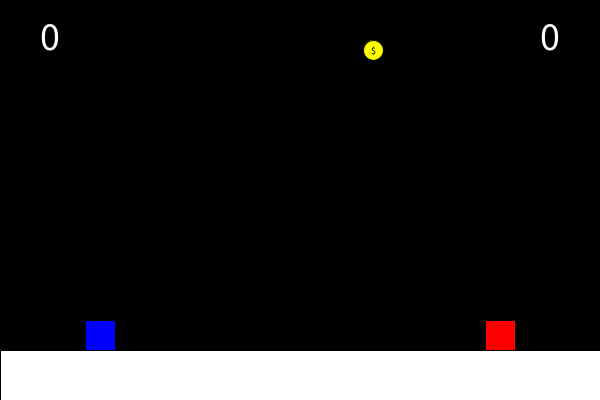
Frame 1 (no input)
Frame 60 (the mouse pressed at the canvas centre just before this capture): identical to frame 1, image omitted
Frame 120 (the mouse held since frame 60 and released just before this capture): identical to frame 1, image omitted

The Processing sketch that drew this single still picture (run headless with seeded random() and noise(); from frame 60 on, the mouse is pressed at the canvas centre):

// Processing sketch: jumpbattle
// ── jumpbattle.pde
class Player{
  public PVector pos;
  public PVector size;
  public PVector velocity;
  public int point;
  public boolean isGround;
}
class Block{
  public PVector pos;
  public PVector size;
}
class Gold{
  public PVector pos; 
  public PVector size;
}
class Input{
  public boolean left01;
  public boolean right01;
  public boolean left02;
  public boolean right02;
}
Player player01;
Player player02;
Player[] players;
Gold gold;
Input input;
ArrayList<Block> blockList = new ArrayList<Block>();
void setup(){
  size(600, 400);
  createPlayers();
  createBlocks();
  createGold();
  input = new Input();
  rectMode(CENTER);
}
void draw(){
  background(0);
  
  updatePlayers();
  
  for(int i=0; i<players.length; i++){
    Player p = players[i];
    if(!p.isGround){
      p.velocity.y += 0.5;
    }
    for(int j=0; j<blockList.size(); j++){
      Block b = blockList.get(j);
      boolean hit = isHit(p.pos.x, p.pos.y, p.size.x, p.size.y, b.pos.x, b.pos.y, b.size.x, b.size.y);
      if(hit){
        p.velocity.y = 0;
        p.pos.y = b.pos.y - b.size.y / 2 - p.size.y / 2;
        p.isGround = true;
      }
    }
    for(int j=0; j<players.length; j++){
      Player other = players[j];
      if(other == p){
        continue;
      }
      boolean hit = isHit(p.pos.x, p.pos.y, p.size.x, p.size.y, other.pos.x, other.pos.y, other.size.x, other.size.y);
      boolean isUnder = false;
      if(p.pos.y < other.pos.y - other.size.y/2){
        isUnder = true;
      }
      if(hit && isUnder){
        // p.pos.y + p.size.y/2 < other.pos.y - other.size.y/2
         p.velocity.y = -20;
         other.velocity.y += 5;
      }
    }
    boolean isGoldHit = isHit(p.pos.x, p.pos.y, p.size.x, p.size.y, gold.pos.x, gold.pos.y, gold.size.x, gold.size.y);
    if(isGoldHit){
      p.point += 1;
      createGold();
    }
    p.pos.add(p.velocity);
  }
  
  renderStatus();

  fill(255, 255, 0);
  ellipse(gold.pos.x, gold.pos.y, gold.size.x, gold.size.y);
  fill(0);
  textAlign(CENTER, CENTER);
  textSize(10);
  text("$", gold.pos.x, gold.pos.y);
  
  for(int i=0; i<blockList.size(); i++){
    Block b = blockList.get(i);
    fill(255);
    rect(b.pos.x, b.pos.y, b.size.x, b.size.y);
  }
  for(int i=0; i<players.length; i++){
    Player p = players[i];
    if(i == 0)  fill(0, 0, 255);
    if(i == 1)  fill(255, 0, 0);
    rect(p.pos.x, p.pos.y, p.size.x, p.size.y);
  }
}
void updatePlayers(){
  player01.velocity.x *= 0.9;
  player02.velocity.x *= 0.9;
  
  for(int i=0; i<players.length; i++){
    Player p = players[i];
    if(p.pos.x + p.size.x / 2 < 0){
      p.pos.x = width;
    }
    if(p.pos.x - p.size.x / 2 > width){
      p.pos.x = 0;
    }
    // p.pos.x = clamp(p.pos.x, 0, width);
    p.pos.y = clamp(p.pos.y, 0, height);
  }
  
  float power = 0.5;
  if(input.left01){
    player01.velocity.x -= power;
    if(player01.isGround){
      player01.velocity.y = -15;
      player01.isGround = false;
    }
  }
  if(input.right01){
    player01.velocity.x += power;
    if(player01.isGround){
      player01.velocity.y = -15;
      player01.isGround = false;
    }
  }
  if(input.left02){
    player02.velocity.x -= power;
    if(player02.isGround){
      player02.velocity.y = -15;
      player02.isGround = false;
    }
  }
  if(input.right02){
    player02.velocity.x += power;
    if(player02.isGround){
      player02.velocity.y = -15;
      player02.isGround = false;
    }
  }
}
void renderStatus(){
  textSize(40);
  textAlign(CENTER);
  fill(255);
  text(player01.point, 50, 50);
  text(player02.point, width - 50, 50);
}
void createPlayers(){
  player01 = new Player();
  player01.size = new PVector(30, 30);
  player01.pos = new PVector(100, height - 50 - player01.size.y / 2);
  player01.velocity = new PVector(0, 0);
  
  player02 = new Player();
  player02.size = new PVector(30, 30);
  player02.pos = new PVector(width - 100, height - 50 - player02.size.y / 2);
  player02.velocity = new PVector(0, 0);
  
  players = new Player[2];
  players[0] = player01;
  players[1] = player02;
}
void createBlocks(){
  Block floor = new Block();
  floor.size = new PVector(width, 50);
  floor.pos = new PVector(width/2, height - floor.size.y/2);
  blockList.add(floor);
}
void createGold(){
  gold = new Gold();
  float x = random(50, width-50);
  float y = 50;
  gold.pos = new PVector(x, y);
  gold.size = new PVector(20, 20);
}
void keyPressed(){
  if(key == 'a'){
    input.left01 = true; 
  }
  if(key == 's'){
    input.right01 = true;
  }
  if(keyCode == LEFT){
    input.left02 = true;
  }
  if(keyCode == RIGHT){
    input.right02 = true;
  }
}
void keyReleased(){
  if(key == 'a'){
    input.left01 = false; 
  }
  if(key == 's'){
    input.right01 = false;
  }
  if(keyCode == LEFT){
    input.left02 = false;
  }
  if(keyCode == RIGHT){
    input.right02 = false;
  }
}

float clamp(float v, float min, float max){
  if(v < min)  return min;
  if(v > max)  return max;
  return v;
}

boolean isHit(float px, float py, float pw, float ph, float ex, float ey, float ew, float eh){
  px = px - pw / 2;
  py = py - ph / 2;
  ex = ex - ew / 2;
  ey = ey - eh / 2;
  if (px < ex + ew && px + pw > ex) {
    if (py < ey + eh && py + ph > ey) {
      return true;
    }
  }
  return false;
}
